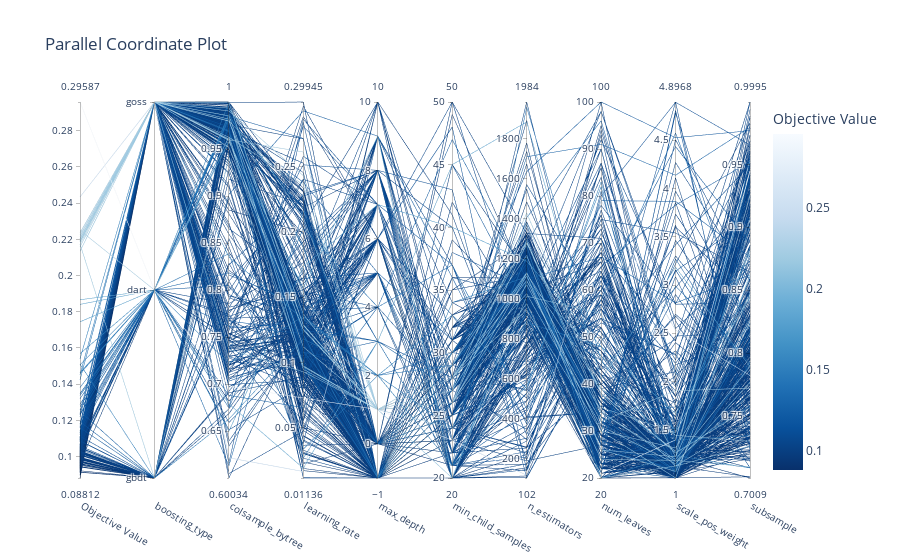

The notebook cell this image was saved under:
### Code cell
# Visualize parallel coordinate plot (for multi-dimensional parameter relationships)
fig_parallel = plot_parallel_coordinate(study)
fig_parallel.show()

### Figure 1 — Plotly figure (JSON) as saved in the notebook; plotly's stock layout.template omitted (floating-point values rounded to 4 significant figures; data arrays with more than 128 entries replaced by an {"elided": "..."} marker saying what was removed)
{"data": [{"dimensions": [{"label": "Objective Value", "range": [0.08812, 0.2959], "values": {"elided": "500 float values"}}, {"label": "boosting_type", "range": [0, 2], "ticktext": ["gbdt", "dart", "goss"], "tickvals": [0, 1, 2], "values": {"elided": "500 int values"}}, {"label": "colsample_bytree", "range": [0.6003, 1.0], "values": {"elided": "500 float values"}}, {"label": "learning_rate", "range": [0.01136, 0.2994], "values": {"elided": "500 float values"}}, {"label": "max_depth", "range": [-1, 10], "values": {"elided": "500 int values"}}, {"label": "min_child_samples", "range": [20, 50], "values": {"elided": "500 int values"}}, {"label": "n_estimators", "range": [102, 1984], "values": {"elided": "500 int values"}}, {"label": "num_leaves", "range": [20, 100], "values": {"elided": "500 int values"}}, {"label": "scale_pos_weight", "range": [1.0, 4.897], "values": {"elided": "500 float values"}}, {"label": "subsample", "range": [0.7009, 0.9995], "values": {"elided": "500 float values"}}], "labelangle": 30, "labelside": "bottom", "line": {"color": {"elided": "500 float values"}, "colorbar": {"title": {"text": "Objective Value"}}, "colorscale": [[0, "rgb(247,251,255)"], [0.125, "rgb(222,235,247)"], [0.25, "rgb(198,219,239)"], [0.375, "rgb(158,202,225)"], [0.5, "rgb(107,174,214)"], [0.625, "rgb(66,146,198)"], [0.75, "rgb(33,113,181)"], [0.875, "rgb(8,81,156)"], [1, "rgb(8,48,107)"]], "reversescale": true, "showscale": true}, "type": "parcoords"}], "layout": {"title": {"text": "Parallel Coordinate Plot"}}}
